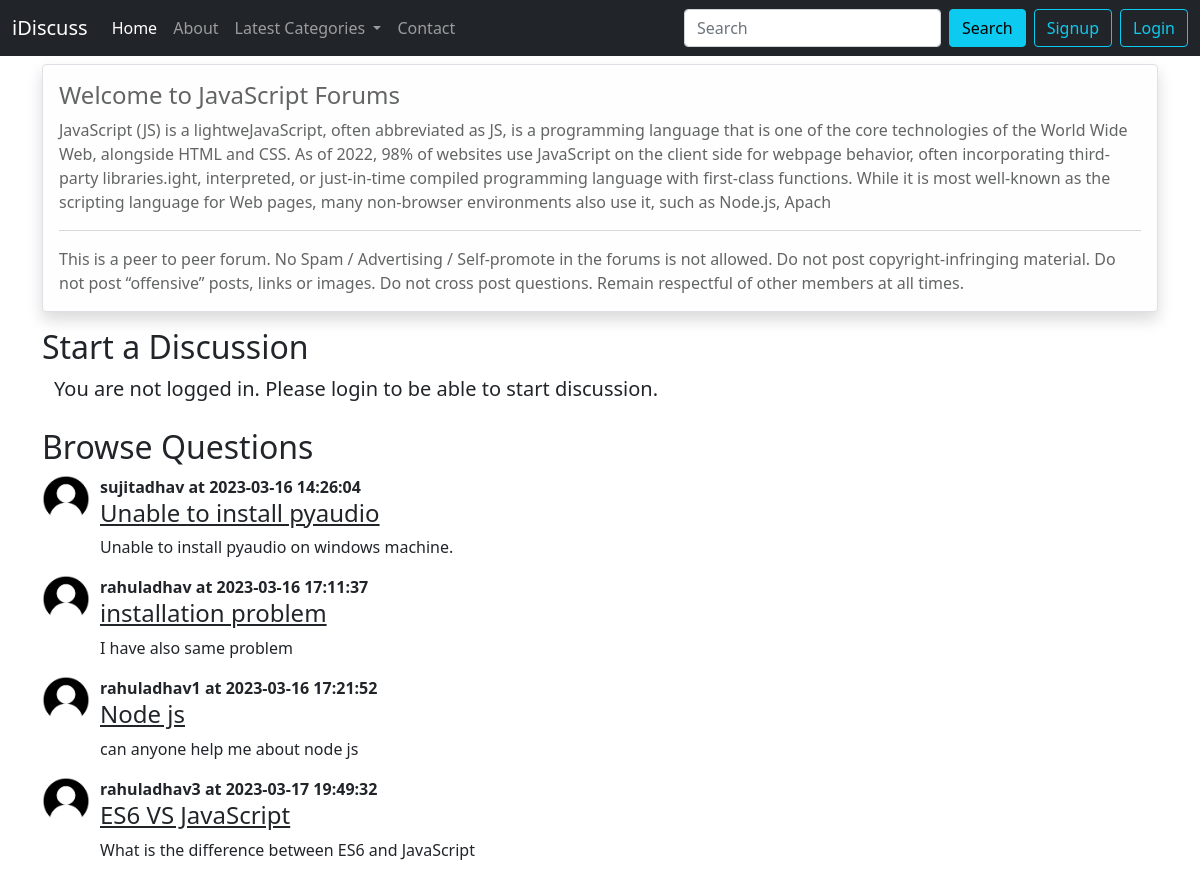
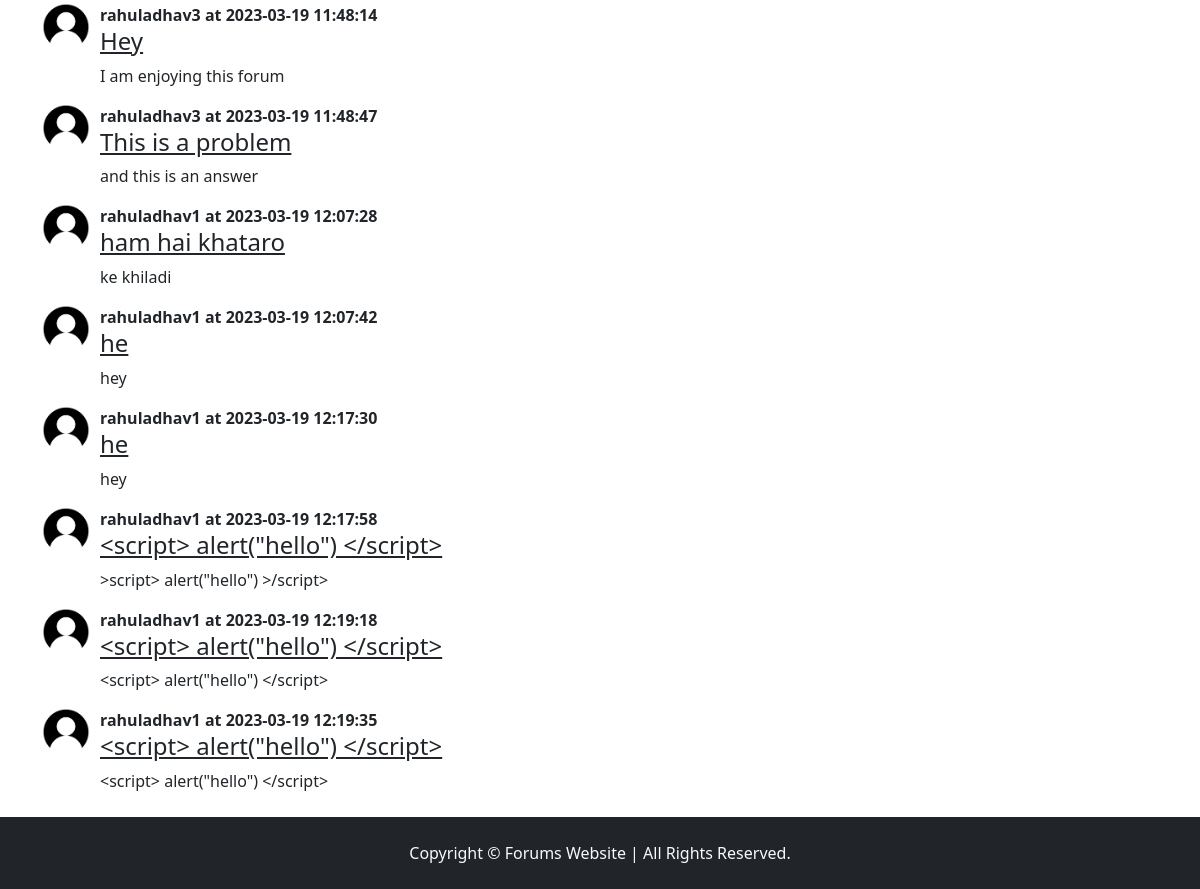
The app's page /threadlist.php?catid=1 with its own data (2 pictures, top to bottom).
### tables this page shows
CREATE TABLE `categories` (
  `category_id` int(11) NOT NULL,
  `category_name` varchar(255) NOT NULL,
  `category_description` text NOT NULL,
  `dt` datetime NOT NULL DEFAULT current_timestamp()
);

CREATE TABLE `threads` (
  `thread_id` int(11) NOT NULL,
  `thread_title` varchar(255) NOT NULL,
  `thread_desc` text NOT NULL,
  `thread_cat_id` int(11) NOT NULL,
  `thread_user_id` int(11) NOT NULL,
  `thread_dt` datetime NOT NULL DEFAULT current_timestamp()
);

CREATE TABLE `users` (
  `user_id` int(11) NOT NULL,
  `user_name` varchar(255) NOT NULL,
  `password` varchar(255) NOT NULL,
  `dt` datetime NOT NULL DEFAULT current_timestamp()
);

### threadlist.php (the view, shortened to what this page needs)
<!doctype html>
<html lang="en">
  <head>
    <link href="https://cdn.jsdelivr.net/npm/bootstrap@5.0.2/dist/css/bootstrap.min.css" rel="stylesheet">
    <link rel="stylesheet" href="partials/css/style.css">
  </head>
  <body>
    <?php
    include 'partials/_dbconnect.php';
    include 'partials/_header.php';
    $id = $_GET['catid'];
    $sql = "SELECT * FROM `categories` WHERE `category_id`='$id'";
    $result = mysqli_query($conn, $sql);
    while($row=mysqli_fetch_assoc($result)){
        $catname = $row['category_name'];
        $catdesc = $row['category_description'];
    }
    ?>
    <div class="container my-2 min-ht">
        <div class="alert alert-light border shadow" role="alert">
            <h4 class="alert-heading">Welcome to <?php echo $catname ?> Forums</h4>
            <p><?php echo $catdesc ?></p>
            <hr>
            <p class="mb-0">This is a peer to peer forum. No Spam / Advertising / Self-promote in the forums is not allowed. Do not post copyright-infringing material. Do not post “offensive” posts, links or images. Do not cross post questions. Remain respectful of other members at all times.</p>
        </div>
        <h2>Start a Discussion</h2>
        <?php
        if(isset($_SESSION['loggedin']) && $_SESSION['loggedin']==true){
        echo '
        <div class="container">
            <form action="'.$_SERVER['REQUEST_URI'].'" method="post">
                <div class="mb-3">
                    <label for="exampleInputEmail1" class="form-label">Problem Title</label>
                    <input type="text" class="form-control" name="problem_title" id="exampleInputEmail1" aria-describedby="emailHelp">
                    <div id="emailHelp" class="form-text">Keep the problem title as short and crisp as possible.</div>
                </div>
                <div class="mb-3">
                    <label for="exampleInputPassword1" class="form-label">Elaborate Question</label>
                    <textarea class="form-control" name="problem_desc" id="exampleInputPassword1" cols="10" rows="5"></textarea>
                </div>
                <button type="submit" class="btn btn-info">Submit</button>
            </form>
        </div>';
        }
        else{
            echo '
            <div class="container">
            <p class="lead">You are not logged in. Please login to be able to start discussion.</p>
            </div>';
        }
        ?>
        <h2 class="mt-4">Browse Questions</h2>
            <?php
                $id = $_GET['catid'];
                $sql = "SELECT * FROM `threads` WHERE `thread_cat_id`='$id'";
                $result = mysqli_query($conn, $sql);
                while ($row=mysqli_fetch_assoc($result)) {
                    $thread_id = $row['thread_id'];
                    $thread_title = $row['thread_title'];
                    $thread_desc = $row['thread_desc'];
                    $thread_time = $row['thread_dt'];
                    $thread_user_id = $row['thread_user_id'];
                    $sql2 = "SELECT `user_name` FROM `users` WHERE `user_id` = '$thread_user_id'";
                    $result2 = mysqli_query($conn, $sql2);
                    $row2=mysqli_fetch_assoc($result2);
                    echo '
                    <div class="media">
                        <img src="partials/img/default_user.png" alt="">
                        <div class="media-body">
                            <p class="fw-bold my-0">'.$row2['user_name'].' at '.$thread_time.'</p>
                            <h4><a class="text-dark" href="thread.php?threadid='.$thread_id.'">'.$thread_title.'</a></h4>
                            <p>'.$thread_desc.'</p>
                        </div>
                    </div>';
                }
            ?>
    </div>
    <?php include 'partials/_footer.php' ?>
  </body>
</html>

### partials/css/style.css (style rules this page uses)
* { margin: 0; padding: 0; }
.media { display: flex; flex-direction: row; }
.media > img { width: 3em; height: 3em; margin-right: 10px; }
.min-ht { min-height: 85vh; }

### records on screen
categories: category_name "JavaScript", category_description "JavaScript (JS) is a lightweJavaScript, often abbreviated as JS, is a programming language that is one of the core technologies of the World Wide Web, alongside HTML and CSS. As of 2022, 98% of websites use JavaScript on the client side for webpage behavior, often incorporating third-party libraries.ight, interpreted, or just-in-time compiled programming language with first-class functions. While it is most well-known as the scripting language for Web pages, many non-browser environments also use it, such as Node.js, Apach"
threads: users.user_name "sujitadhav", thread_dt "2023-03-16 14:26:04", thread_title "Unable to install pyaudio", thread_desc "Unable to install pyaudio on windows machine."
threads: users.user_name "rahuladhav", thread_dt "2023-03-16 17:11:37", thread_title "installation problem", thread_desc "I have also same problem"
threads: users.user_name "rahuladhav1", thread_dt "2023-03-16 17:21:52", thread_title "Node js", thread_desc "can anyone help me about node js"
threads: users.user_name "rahuladhav3", thread_dt "2023-03-17 19:49:32", thread_title "ES6 VS JavaScript", thread_desc "What is the difference between ES6 and JavaScript"
threads: users.user_name "rahuladhav3", thread_dt "2023-03-19 11:48:14", thread_title "Hey", thread_desc "I am enjoying this forum"
threads: users.user_name "rahuladhav3", thread_dt "2023-03-19 11:48:47", thread_title "This is a problem", thread_desc "and this is an answer"
threads: users.user_name "rahuladhav1", thread_dt "2023-03-19 12:07:28", thread_title "ham hai khataro", thread_desc "ke khiladi"
threads: users.user_name "rahuladhav1", thread_dt "2023-03-19 12:07:42", thread_title "he", thread_desc "hey"
threads: users.user_name "rahuladhav1", thread_dt "2023-03-19 12:17:30", thread_title "he", thread_desc "hey"
threads: users.user_name "rahuladhav1", thread_dt "2023-03-19 12:17:58", thread_title "<script> alert(\"hello\") </script>", thread_desc ">script> alert(\"hello\") >/script>"
threads: users.user_name "rahuladhav1", thread_dt "2023-03-19 12:19:18", thread_title "<script> alert(\"hello\") </script>", thread_desc "<script> alert(\"hello\") </script>"
threads: users.user_name "rahuladhav1", thread_dt "2023-03-19 12:19:35", thread_title "<script> alert(\"hello\") </script>", thread_desc "<script> alert(\"hello\") </script>"
